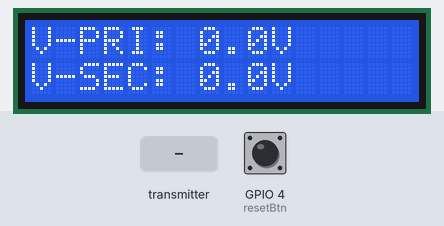
Recording of a sketch running on a simulated ESP32. On the bench: 16×2 character LCD. The test bench sets the inputs (shaded band); at power-on: GPIO 4 (resetBtn) HIGH. WiFi joins after 1.5 s; servers stay silent unless stated; no MQTT or app messages arrive unless stated; what the sketch prints to the serial monitor is not drawn.

Above: at 3.6 s.
3.7 s: GPIO 4 (resetBtn) pulled LOW for 0.15 s
At 5.0 s:
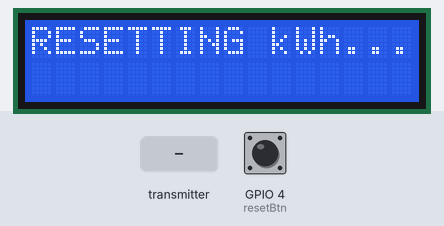
At 6.6 s:
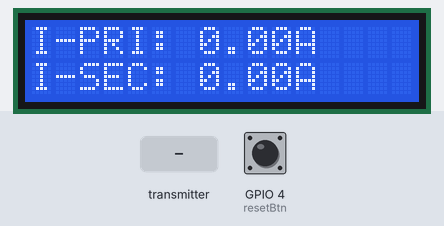
6.8 s: the transmitter starts sending curSec1 = 25
At 9.6 s:
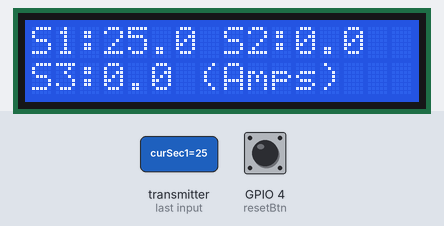
9.8 s: the transmitter starts sending volPrim = 25
12.8 s: the transmitter starts sending curPrim = 25
15.8 s: the transmitter starts sending curSec2 = 25
18.8 s: the transmitter starts sending curSec3 = 25
At 21.5 s:
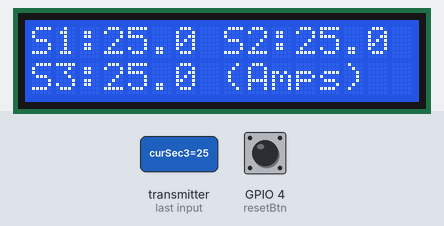
Timing chart, 0 to 22.8 s (numbered marks = the images above; inputs shaded):
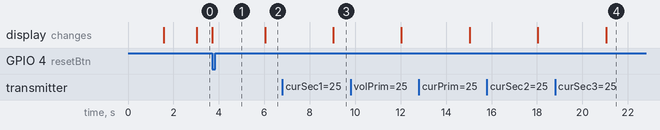

Measured:
- after the input at 3.7 s, the display: changes at once (image 1)
- after the input at 6.8 s, the display: changes after 2.2 s (image 3)
- after the input at 18.8 s, the display: changes after 2.2 s (image 4)

The sketch:

mastercode1final.ino
```cpp
#include <esp_now.h>
#include <WiFi.h>
#include <PubSubClient.h>
#include <LiquidCrystal_I2C.h>

// --- Network Configuration ---
const char* ssid = "TP-LINK_E0EA";
const char* password = "1234567890";
const char* mqtt_broker = "broker.hivemq.com";

// --- Hardware Pins ---
const int resetBtn = 4;
LiquidCrystal_I2C lcd(0x27, 16, 2);

// --- Calculation Variables ---
double totalKWh = 0;
unsigned long lastTime = 0;
int lcdPage = 0;

// --- Data Structure (Must match Transmitter exactly) ---
typedef struct struct_message {
    float curSec1; float curSec2; float curSec3;
    float curPrim; float curLoad;
    float volPrim; float volSec;
    float wattsLoad;
} struct_message;

struct_message incoming;
WiFiClient espClient;
PubSubClient client(espClient);

// --- ESP-NOW Callback Function ---
void OnDataRecv(const esp_now_recv_info * info, const uint8_t *incomingData, int len) {
  memcpy(&incoming, incomingData, sizeof(incoming));

  // Calculate Energy Consumption
  unsigned long currentTime = millis();
  if (lastTime > 0) {
    float seconds = (currentTime - lastTime) / 1000.0;
    double Wh = (incoming.wattsLoad * seconds) / 3600.0;
    totalKWh += (Wh / 1000.0);
  }
  lastTime = currentTime;

  // --- SERIAL PRINT ALL DATA ---
  Serial.println("\n============================================");
  Serial.println("         TRANSFORMER DATA RECEIVED          ");
  Serial.println("============================================");
  Serial.printf(" PRIMARY SIDE   | Voltage: %6.1f V | Current: %6.2f A\n", incoming.volPrim, incoming.curPrim);
  Serial.println("----------------+------------------+----------------");
  Serial.printf(" SECONDARY SIDE | Voltage: %6.1f V | Current: %6.2f A\n", incoming.volSec, incoming.curLoad);
  Serial.println("----------------+------------------+----------------");
  Serial.printf(" COIL BREAKDOWN | S1: %6.2f A | S2: %6.2f A | S3: %6.2f A\n", incoming.curSec1, incoming.curSec2, incoming.curSec3);
  Serial.println("----------------+------------------+----------------");
  Serial.printf(" CALCULATED     | Power: %8.1f W | Energy: %.6f kWh\n", incoming.wattsLoad, totalKWh);
  Serial.println("============================================\n");
}

void setup() {
  Serial.begin(115200);

  // LCD Initialization
  lcd.init();
  lcd.backlight();
  lcd.setCursor(0,0);
  lcd.print("System Starting");

  pinMode(resetBtn, INPUT_PULLUP);

  // WiFi Connectivity
  WiFi.mode(WIFI_STA);
  WiFi.begin(ssid, password);
  while (WiFi.status() != WL_CONNECTED) {
    delay(500);
    Serial.print(".");
  }
  Serial.println("\nWiFi Connected");

  // MQTT Server Setup
  client.setServer(mqtt_broker, 1883);

  // ESP-NOW Initialization
  if (esp_now_init() != ESP_OK) {
    Serial.println("Error starting ESP-NOW");
    return;
  }
  esp_now_register_recv_cb(OnDataRecv);

  lcd.clear();
}

void loop() {
  // Maintain MQTT connection
  if (!client.connected()) reconnectMQTT();
  client.loop();

  // Reset kWh Button Logic
  if (digitalRead(resetBtn) == LOW) {
    totalKWh = 0;
    lcd.clear();
    lcd.print("RESETTING kWh...");
    delay(1000);
  }

  // Timer: Switch LCD page and publish to MQTT every 3 seconds
  static unsigned long updateTimer = 0;
  if (millis() - updateTimer > 3000) {
    updateTimer = millis();
    lcdPage++;
    if(lcdPage > 3) lcdPage = 0;

    updateInterface();
    publishAllData();
  }
}

void updateInterface() {
  lcd.clear();
  switch(lcdPage) {
    case 0: // Power Summary
      lcd.setCursor(0,0);
      lcd.print("Pwr: "); lcd.print(incoming.wattsLoad, 1); lcd.print(" W");
      lcd.setCursor(0,1);
      lcd.print("kWh: "); lcd.print(totalKWh, 5);
      break;

    case 1: // Voltage Comparison
      lcd.setCursor(0,0);
      lcd.print("V-PRI: "); lcd.print(incoming.volPrim, 1); lcd.print("V");
      lcd.setCursor(0,1);
      lcd.print("V-SEC: "); lcd.print(incoming.volSec, 1); lcd.print("V");
      break;

    case 2: // Main Currents
      lcd.setCursor(0,0);
      lcd.print("I-PRI: "); lcd.print(incoming.curPrim, 2); lcd.print("A");
      lcd.setCursor(0,1);
      lcd.print("I-SEC: "); lcd.print(incoming.curLoad, 2); lcd.print("A");
      break;

    case 3: // Secondary Coils
      lcd.setCursor(0,0);
      lcd.print("S1:"); lcd.print(incoming.curSec1, 1);
      lcd.print(" S2:"); lcd.print(incoming.curSec2, 1);
      lcd.setCursor(0,1);
      lcd.print("S3:"); lcd.print(incoming.curSec3, 1);
      lcd.print(" (Amps)");
      break;
  }
}

void publishAllData() {
  if (client.connected()) {
    char buf[12];

    // Primary
    dtostrf(incoming.volPrim, 1, 2, buf);
    client.publish("transformer/primary/voltage", buf);
    dtostrf(incoming.curPrim, 1, 2, buf);
    client.publish("transformer/primary/current", buf);

    // Secondary
    dtostrf(incoming.volSec, 1, 2, buf);
    client.publish("transformer/secondary/voltage", buf);
    dtostrf(incoming.curLoad, 1, 2, buf);
    client.publish("transformer/secondary/total_amps", buf);

    // Individual Coils
    dtostrf(incoming.curSec1, 1, 2, buf);
    client.publish("transformer/secondary/coil1", buf);
    dtostrf(incoming.curSec2, 1, 2, buf);
    client.publish("transformer/secondary/coil2", buf);
    dtostrf(incoming.curSec3, 1, 2, buf);
    client.publish("transformer/secondary/coil3", buf);

    // Energy & Power
    dtostrf(incoming.wattsLoad, 1, 2, buf);
    client.publish("transformer/secondary/watts", buf);
    dtostrf(totalKWh, 1, 6, buf);
    client.publish("transformer/energy/kwh", buf);
  }
}

void reconnectMQTT() {
  static unsigned long lastAttempt = 0;
  if (millis() - lastAttempt > 5000) {
    lastAttempt = millis();
    if (client.connect("ESP32_Receiver_Node")) {
      Serial.println("MQTT Connected");
    }
  }
}
```
